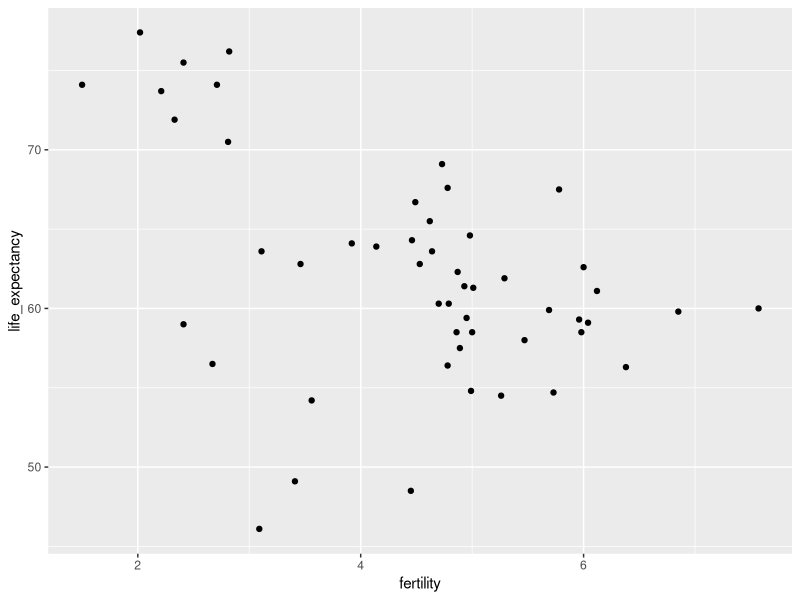
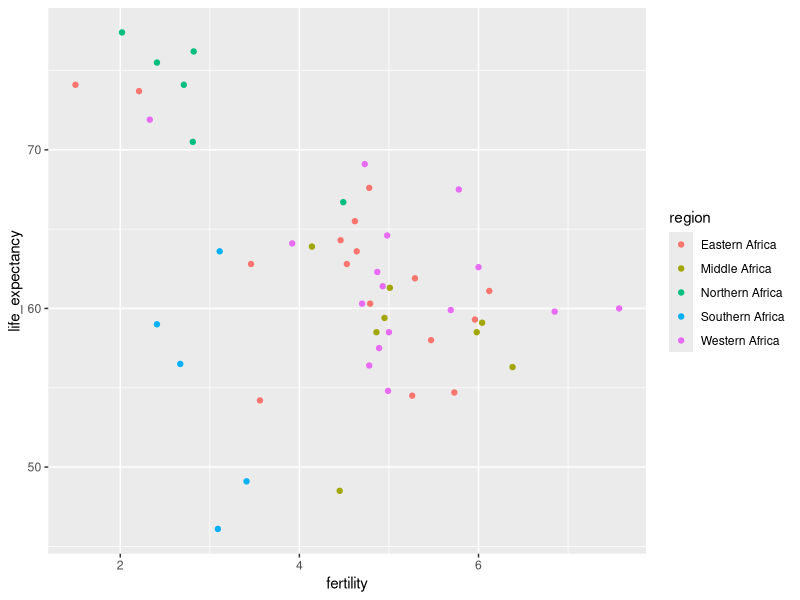
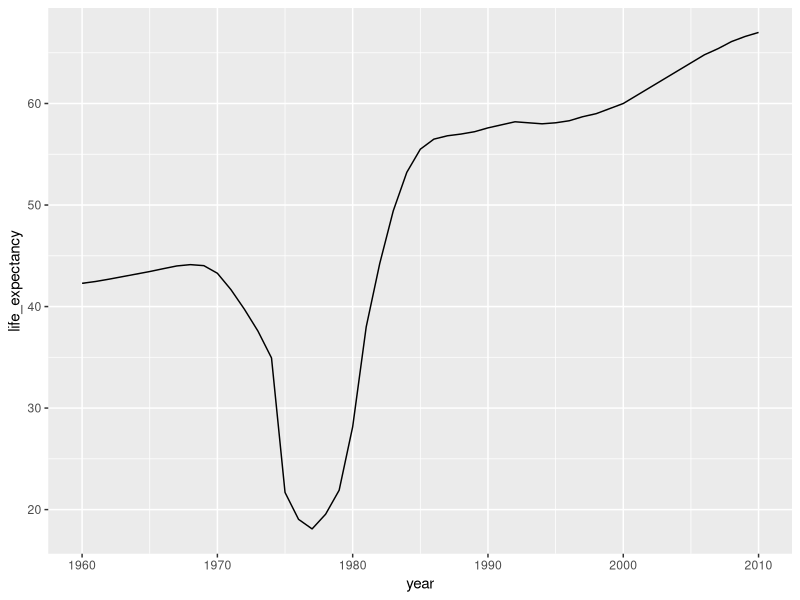
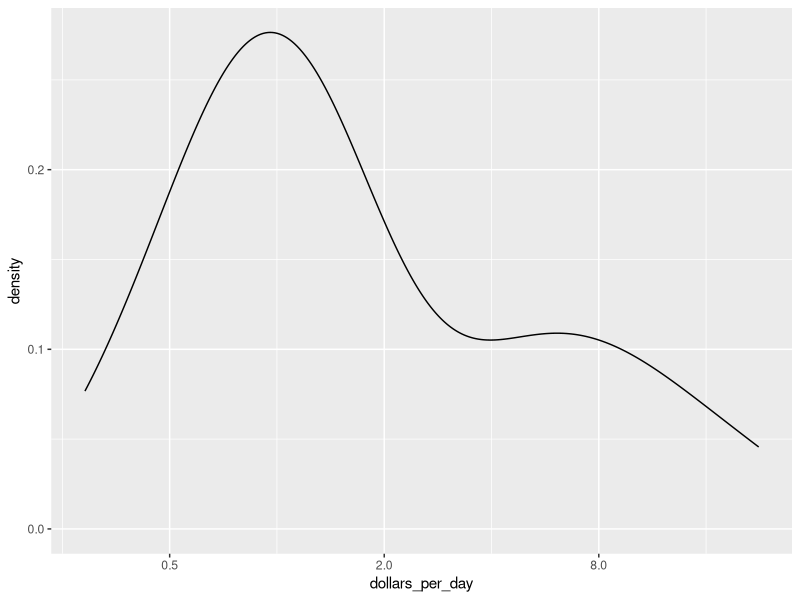
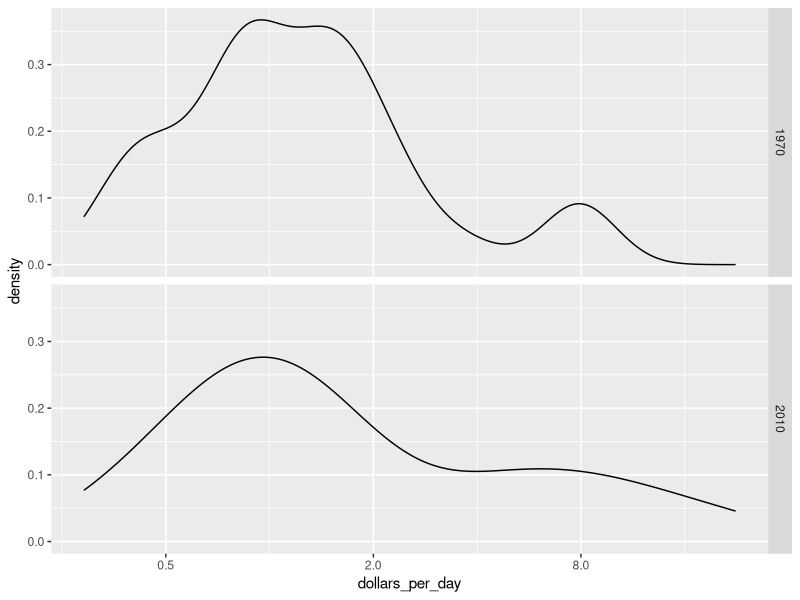
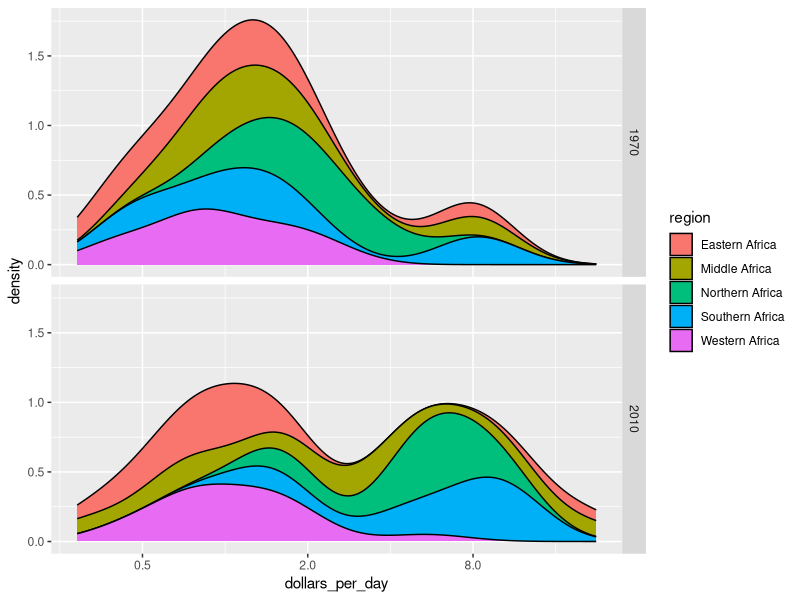
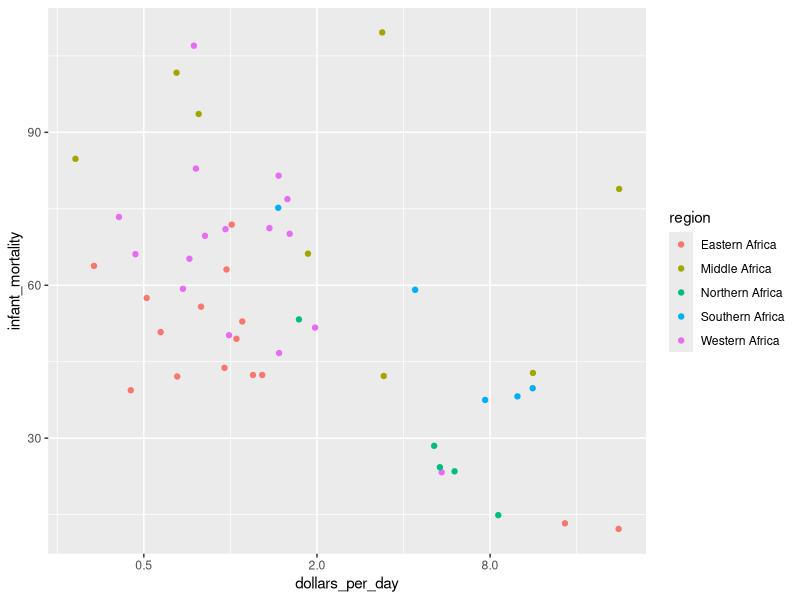
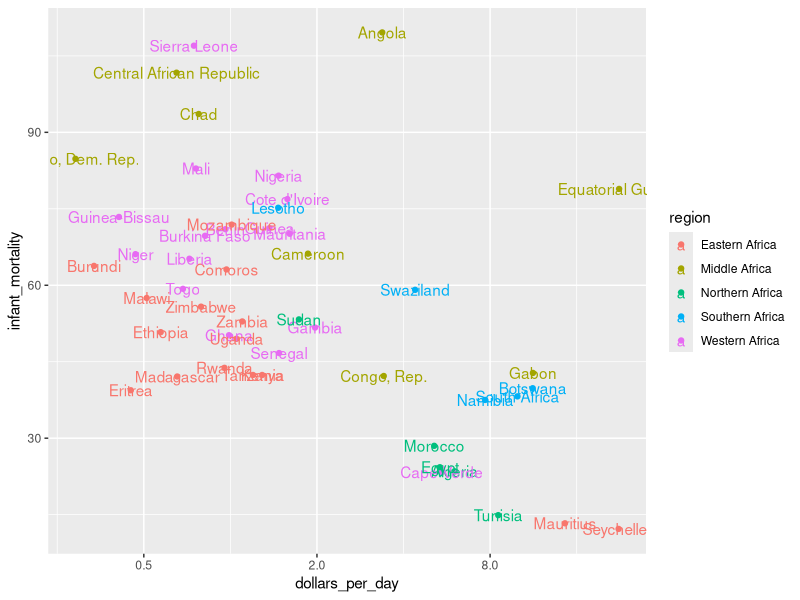

Write R code to recreate these figures, in order.
## ---- chunk 1
knitr::opts_chunk$set(echo = TRUE)
## ---- chunk 2
library(dplyr)
library(ggplot2)
library(dslabs)
data(gapminder)
gapminder %>% filter(continent=="Africa" & year == 2012) %>%
  ggplot(aes(fertility, life_expectancy)) +
  geom_point()
## ---- chunk 3
library(dplyr)
library(ggplot2)
library(dslabs)
data(gapminder)
gapminder %>% filter(continent=="Africa" & year == 2012) %>%
  ggplot(aes(fertility, life_expectancy,color=region)) +
  geom_point()
## ---- chunk 4
library(dplyr)
library(dslabs)
data(gapminder)
df <- gapminder %>% 
  filter(continent=="Africa" & year == 2012 & fertility <=3 & life_expectancy>=70) %>%
  select(country, region)
## ---- chunk 5
library(dplyr)
library(dslabs)
data(gapminder)
years <- 1960:2010
countries <- c("United States", "Vietnam")
tab <- gapminder %>% filter(year %in% years & country %in% countries)
## ---- chunk 6
p <- tab %>% ggplot(aes(year, life_expectancy, color=country)) + geom_line()
## ---- chunk 7
library(dplyr)
library(ggplot2)
library(dslabs)
data(gapminder)
gapminder %>% filter(year >= 1960 & year <= 2010 & country == "Cambodia") %>% 
  ggplot(aes(year, life_expectancy)) + geom_line()
## ---- chunk 8
library(dplyr)
library(dslabs)
data(gapminder)
daydollars <- gapminder %>% mutate(dollars_per_day = gdp/population/365) %>% filter(continent == "Africa" & year == 2010 & !is.na(dollars_per_day)) 
## ---- chunk 9
daydollars %>% ggplot(aes(dollars_per_day)) + geom_density() + scale_x_continuous(trans = "log2")
## ---- chunk 10
library(dplyr)
library(ggplot2)
library(dslabs)
data(gapminder)
gapminder %>% 
  mutate(dollars_per_day = gdp/population/365) %>%
  filter(continent == "Africa" & year %in% c(1970,2010) & !is.na(dollars_per_day)) %>%
  ggplot(aes(dollars_per_day)) + 
  geom_density() + 
  scale_x_continuous(trans = "log2") + 
  facet_grid(year ~ .)
## ---- chunk 11
library(dplyr)
library(ggplot2)
library(dslabs)
data(gapminder)

gapminder %>% 
  mutate(dollars_per_day = gdp/population/365) %>%
  filter(continent == "Africa" & year %in% c(1970,2010) & !is.na(dollars_per_day)) %>%  
  ggplot(aes(dollars_per_day, fill = region)) + 
  geom_density(bw=0.5, position = "stack") + 
  scale_x_continuous(trans = "log2") + 
  facet_grid(year ~ .)
## ---- chunk 12
library(dplyr)
library(ggplot2)
library(dslabs)
data(gapminder)

gapminder_Africa_2010 <- gapminder %>% 
mutate(dollars_per_day = gdp/population/365) %>%
filter(continent == "Africa" & year %in% 2010 & !is.na(dollars_per_day)) %>% ggplot(aes(y=infant_mortality, x=dollars_per_day, color=region)) +
geom_point()
## ---- chunk 13
gapminder_Africa_2010 <- gapminder_Africa_2010$data
## ---- chunk 14
gapminder_Africa_2010 %>% ggplot(aes(y=infant_mortality, x=dollars_per_day, color=region)) +
geom_point() + scale_x_continuous(trans = "log2")
## ---- chunk 15
gapminder_Africa_2010 %>%
ggplot(aes(y=infant_mortality, x=dollars_per_day, color=region, label=country)) +
geom_point() + 
scale_x_continuous(trans = "log2") + 
geom_text()
## ---- chunk 16
library(dplyr)
library(ggplot2)
library(dslabs)
data(gapminder)
gapminder %>% 
  mutate(dollars_per_day = gdp/population/365) %>%
  filter(continent == "Africa" & year %in% c(1970, 2010) & !is.na(dollars_per_day) & !is.na(infant_mortality)) %>%
  ggplot(aes(dollars_per_day, infant_mortality, color = region, label = country)) +
  geom_text() + 
  scale_x_continuous(trans = "log2") +
  facet_grid(year~.)
